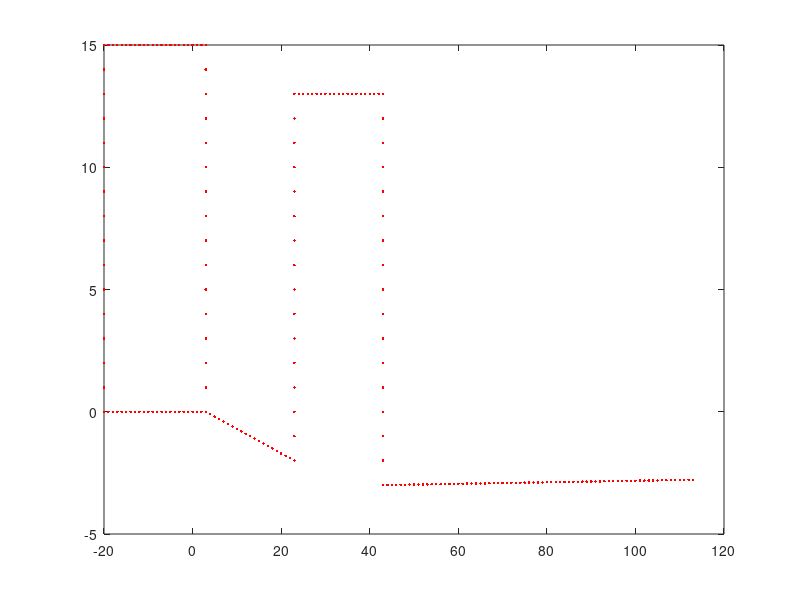

The MATLAB script that drew this image: (Note: this script raises an error after producing the figure.)
clc;
%% interpolation

    

%% Plotting building 1

x1=-20:1:3;      %% bulding para vectors
y1=0;
x2=3;
y2=0:1:15;
x3=3:-1:-20;
y3=15;
x4=-20;
y4=15:-1:0;
plot(x1,y1,' .r'); hold on;   %% plot on same graph
plot(x2,y2,' .r'); hold on; 
plot(x3,y3,' .r'); hold on;
plot(x4,y4,' .r'); hold on;

%% plotting slope 2
x6=0:1:20;
y6=(-0.1*x6);
plot(x6+3,y6,'.r'); %%shifting graph to right
x6;
y6;
%% plotting building 2
x7=23;
y7=-2:1:13; 
x9=23:1:43;
y9=13;
x10=43;
y10=13:-1:-3;
plot(x7,y7,'.r');
plot(x9,y9,'.r');
plot(x10,y10,'.r');
%% plotting slope 2
x11=0:1:70;
y6=(+0.003125*x11);
plot(x11+43,y6-3,'.r');% shifting the graph to the left and down from origin

%% tower definition
x8=0;
y8=19;

%% distance and theta calculation for building1
h=2;
origin=0;
x3=3;
y3=y3+2; %% height of man
for x3=3:-1:-20
    R=sqrt(((x8-x3).^2)+((y8-y3).^2)); %% r calculation
    x3;
    y3;
    ref=abs(x3);
dist=ref-origin;
theta=-atan2d(h,dist);

    

end

%% distance and theta calculation for slope 1
for s5=3:1:23
    y5=(s5*-0.1)+0.3+2; %% considering height of man
    R1=sqrt(((x8-s5).^2)+((y8-y5).^2))
    h1=17;
    s5        % display coordinates
    y5
    h1=h1+(s5*0.1)-0.3
    origin=0;
    dist1=s5-origin;
    theta1=-atan2d(h1,dist1)
    
end

%% distance calculation for building 2
y6=16;
for s6=23:1:43;
    R2=sqrt(((x8-s6).^2)+((y8-y6).^2));
    s6;
    y6;
    h6=4;
    theta2=-atan2d(h6,s6);
   
end
%% distance calculation for slope terrain 2

for x7=43:1:100
    y7=((x7*0.003125)-3.134375)+2; %% equation of slope man height 
    R3=sqrt(((x8-x7).^2)+((y8-y7).^2))
    x7
    y7
    h7=18-(x7*0.003125-3.134375)-2
    theta3=-atan2d(h7,x7)
end 
 %% reading xl sheet in matlab
    filename='BCD-8706-EDIN-0-25.ver.xlsx';
    datasheet=xlsread(filename);
    
    
    
    
   






